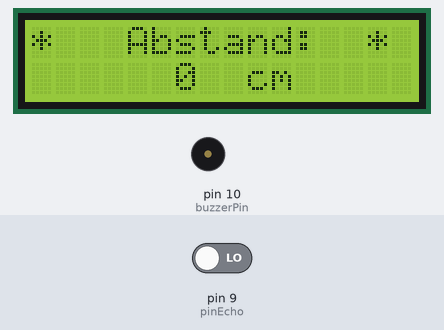
The sketch below on a simulated Arduino Uno, built with avr-gcc and run on an emulated ATmega328P. On the bench: 16×2 character LCD, buzzer (waves = sounding, pin HIGH). The inputs (shaded band) are chosen by the test bench; at power-on: pin 9 (pinEcho) LOW. Pins used as bus, display or sensor lines are not drawn.

Above: at 46.0 s.
Timing chart, 0 to 130.0 s (numbered marks = the images above):
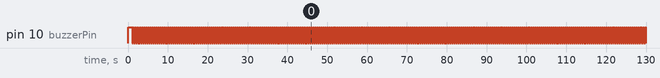

Measured:
- by itself, pin 10 (buzzerPin): alternates HIGH for 0.05 s and LOW for 0.05 s

The sketch:

LCD_distance_ultrasonic_mv.ino
```cpp
#include <LiquidCrystal.h>
//lcd(RS, Enable, D4, D5, D6, D7);
LiquidCrystal lcd(2, 3, 4, 5, 6, 7);
int pinTrigger = 8;
int pinEcho = 9;
int buzzerPin = 10;
long Zeit;
int Abstand;
boolean AlarmOn;

void setup(){
  AlarmOn = false;
  lcd.begin(16,2);
  lcd.clear();

  pinMode(pinTrigger, OUTPUT);
  pinMode(pinEcho, INPUT);
  pinMode(buzzerPin,OUTPUT);
  analogWrite(buzzerPin,255);

  Serial.begin(9600);
}

void loop(){
analogWrite(buzzerPin, 255);

// get distance
digitalWrite(pinTrigger,LOW);
delay(5);
digitalWrite(pinTrigger,HIGH);
delay(10);
digitalWrite(pinTrigger,LOW);
Zeit = pulseIn(pinEcho,HIGH); // Zeit hin und zurück
Zeit = Zeit/2;
// Abstand = Zeit * Geschwindigkeit
Abstand = int((Zeit*0.0343)); // Schallgeschwindigkeit @20°C
//Serial.print("Distance (cm): ");
//Serial.println(distance);

// show distance on LCD
showDistance(Abstand);

if (Abstand < 16)
 {
  AlarmOn = true;
 }
else
AlarmOn = false;

if(AlarmOn)
makeSound(50);

delay(1000);
}

void makeSound(int freqNum)
{
  for(int i; i< 20; i++)
  {
  analogWrite(buzzerPin, 0);
  delay(freqNum);
  analogWrite(buzzerPin, 255);
  delay(freqNum);
  }
 }
 void showDistance( int dist)
 {
  lcd.clear();
  lcd.print("*   Abstand:  *");
  lcd.setCursor(6,1);
  lcd.print(dist);
  lcd.setCursor(9,1);
  lcd.print("cm");
  }
```
